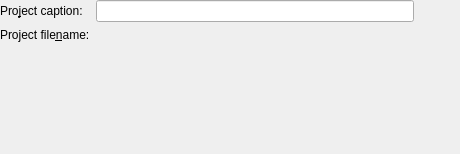
<?xml version="1.0" encoding="UTF-8"?>
<ui version="4.0">
 <class>KexiDBCaptionPage</class>
 <widget class="QWidget" name="KexiDBCaptionPage">
  <property name="geometry">
   <rect>
    <x>0</x>
    <y>0</y>
    <width>460</width>
    <height>154</height>
   </rect>
  </property>
  <layout class="QGridLayout" name="gridLayout">
   <property name="leftMargin">
    <number>0</number>
   </property>
   <property name="topMargin">
    <number>0</number>
   </property>
   <property name="rightMargin">
    <number>0</number>
   </property>
   <property name="bottomMargin">
    <number>0</number>
   </property>
   <item row="0" column="0" rowspan="2">
    <layout class="QFormLayout" name="formLayout">
     <item row="0" column="0">
      <widget class="QLabel" name="label">
       <property name="text">
        <string>Pro&amp;ject caption: </string>
       </property>
       <property name="wordWrap">
        <bool>false</bool>
       </property>
       <property name="buddy">
        <cstring>le_caption</cstring>
       </property>
      </widget>
     </item>
     <item row="0" column="1">
      <widget class="KLineEdit" name="le_caption">
       <property name="sizePolicy">
        <sizepolicy hsizetype="Expanding" vsizetype="Fixed">
         <horstretch>1</horstretch>
         <verstretch>0</verstretch>
        </sizepolicy>
       </property>
       <property name="minimumSize">
        <size>
         <width>100</width>
         <height>0</height>
        </size>
       </property>
       <property name="clearButtonEnabled">
        <bool>true</bool>
       </property>
      </widget>
     </item>
     <item row="1" column="0">
      <widget class="QLabel" name="label_requester">
       <property name="text">
        <string>Project file&amp;name:</string>
       </property>
       <property name="wordWrap">
        <bool>false</bool>
       </property>
       <property name="buddy">
        <cstring>file_requester</cstring>
       </property>
      </widget>
     </item>
     <item row="1" column="1">
      <widget class="KUrlRequester" name="file_requester">
       <property name="sizePolicy">
        <sizepolicy hsizetype="Minimum" vsizetype="Preferred">
         <horstretch>1</horstretch>
         <verstretch>0</verstretch>
        </sizepolicy>
       </property>
       <property name="mode">
        <set>KFile::File|KFile::LocalOnly</set>
       </property>
      </widget>
     </item>
    </layout>
   </item>
   <item row="0" column="1">
    <widget class="QWidget" name="nextButtonPlaceholder" native="true"/>
   </item>
   <item row="0" column="2">
    <spacer name="spacer1_2">
     <property name="orientation">
      <enum>Qt::Horizontal</enum>
     </property>
     <property name="sizeType">
      <enum>QSizePolicy::Minimum</enum>
     </property>
     <property name="sizeHint" stdset="0">
      <size>
       <width>30</width>
       <height>25</height>
      </size>
     </property>
    </spacer>
   </item>
   <item row="2" column="0">
    <spacer name="spacer2">
     <property name="orientation">
      <enum>Qt::Vertical</enum>
     </property>
     <property name="sizeType">
      <enum>QSizePolicy::Expanding</enum>
     </property>
     <property name="sizeHint" stdset="0">
      <size>
       <width>20</width>
       <height>111</height>
      </size>
     </property>
    </spacer>
   </item>
   <item row="1" column="1" colspan="2">
    <spacer name="spacer1">
     <property name="orientation">
      <enum>Qt::Horizontal</enum>
     </property>
     <property name="sizeType">
      <enum>QSizePolicy::Minimum</enum>
     </property>
     <property name="sizeHint" stdset="0">
      <size>
       <width>40</width>
       <height>20</height>
      </size>
     </property>
    </spacer>
   </item>
  </layout>
 </widget>
 <layoutdefault spacing="6" margin="11"/>
 <customwidgets>
  <customwidget>
   <class>KLineEdit</class>
   <extends>QLineEdit</extends>
   <header>klineedit.h</header>
  </customwidget>
  <customwidget>
   <class>KUrlRequester</class>
   <extends>QWidget</extends>
   <header>kurlrequester.h</header>
  </customwidget>
 </customwidgets>
 <resources/>
 <connections/>
</ui>
